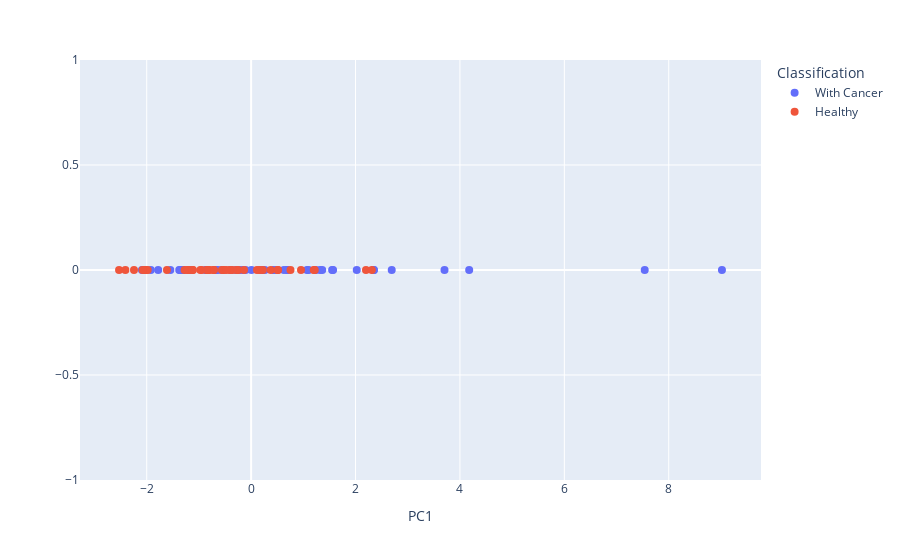

The code cell stored with this chart in its notebook:
### Markdown cell above
### PCA

### Code cell
#Normalize
X=(x_train-np.mean(x_train,axis=0))/np.std(x_train,axis=0)

pca = PCA()
pca.fit(X)
# #PCA eigenvalues/Explained variance
# print("PCA eigenvalues/Explained variance")
# print(pca.explained_variance_)
# print("Sum of eigenvalues="+str(np.sum(pca.explained_variance_)))
# #PCA eigenvectors/Principal components
# print("PCA eigenvectors/Principal components")
# W=pca.components_.T
# print(W)

fig = px.scatter(
    x=np.arange(1, len(pca.explained_variance_) + 1),
    y=pca.explained_variance_,
    labels=dict(x="PC", y="Explained Variance")
)

fig.add_hline(y=1,line_width=3, line_dash="dash", line_color="red")
fig.update_traces(marker_size=10)
fig.show()

print("Variance (%) retained accourding to Kaiser: "+str(pca.explained_variance_[0]**2/(np.sum(pca.explained_variance_**2))*100))
print("Variance (%) retained accourding to Scree: "+str(np.sum(pca.explained_variance_[0:6]**2)/(np.sum(pca.explained_variance_**2))*100))


pca2=PCA(n_components=1)

X1D=pca2.fit_transform(X)
#print(np.shape(X1D))

#Plot projected data
fig = px.scatter(x=X1D[:, 0],y=np.zeros(np.shape(X1D)[0]),color=y_train.replace({1: "Healthy", 2: "With Cancer"}),labels=dict(x="PC1", y="", color="Classification"))

fig.update_traces(marker_size=8)
fig.update_xaxes
fig.show()

### Figure 1 — Plotly figure (JSON) as saved in the notebook; plotly's stock layout.template omitted (floating-point values rounded to 4 significant figures)
{"data": [{"hovertemplate": "Classification=With Cancer<br>PC1=%{x}<br>=%{y}<extra></extra>", "legendgroup": "With Cancer", "marker": {"color": "#636efa", "size": 8, "symbol": "circle"}, "mode": "markers", "name": "With Cancer", "orientation": "v", "showlegend": true, "type": "scatter", "x": [1.321, 0.005421, 0.6921, 3.705, 0.6913, -1.322, -1.378, -0.8441, -0.3822, -0.2135, 1.552, 1.102, 1.24, 0.263, -1.78, -1.921, -1.344, -0.6575, -0.5735, 2.693, 2.023, 1.07, -0.1065, -1.359, 4.177, -2.092, 0.6282, -0.8621, -0.2852, 7.54, -0.3953, 0.1971, -0.8721, -0.5243, 0.1857, -0.7017, -0.6529, -1.156, 2.353, 2.35, -1.278, -1.169, -0.8401, 0.4333, 1.57, -0.2673, 9.02, 1.362, 0.4376, -1.548, -0.1728], "xaxis": "x", "y": [0, 0, 0, 0, 0, 0, 0, 0, 0, 0, 0, 0, 0, 0, 0, 0, 0, 0, 0, 0, 0, 0, 0, 0, 0, 0, 0, 0, 0, 0, 0, 0, 0, 0, 0, 0, 0, 0, 0, 0, 0, 0, 0, 0, 0, 0, 0, 0, 0, 0, 0], "yaxis": "y"}, {"hovertemplate": "Classification=Healthy<br>PC1=%{x}<br>=%{y}<extra></extra>", "legendgroup": "Healthy", "marker": {"color": "#EF553B", "size": 8, "symbol": "circle"}, "mode": "markers", "name": "Healthy", "orientation": "v", "showlegend": true, "type": "scatter", "x": [0.1121, -0.8354, 0.2246, -0.2442, -1.206, 0.3765, 0.1627, -0.531, 0.9556, -0.7163, 1.2, -2.013, -0.7924, -0.136, -1.202, 2.2, 0.5166, -1.114, -2.029, -1.124, -1.612, -1.982, -2.409, -2.53, -0.2775, -0.9485, -0.8211, 0.5084, 1.219, -0.3557, -0.9716, -0.5587, -0.407, -2.08, 2.312, 0.7539, -0.4731, -0.7134, -2.244, -1.274, -0.8528], "xaxis": "x", "y": [0, 0, 0, 0, 0, 0, 0, 0, 0, 0, 0, 0, 0, 0, 0, 0, 0, 0, 0, 0, 0, 0, 0, 0, 0, 0, 0, 0, 0, 0, 0, 0, 0, 0, 0, 0, 0, 0, 0, 0, 0], "yaxis": "y"}], "layout": {"legend": {"title": {"text": "Classification"}, "tracegroupgap": 0}, "margin": {"t": 60}, "xaxis": {"anchor": "y", "domain": [0, 1], "title": {"text": "PC1"}}, "yaxis": {"anchor": "x", "domain": [0, 1], "title": {"text": ""}}}}
